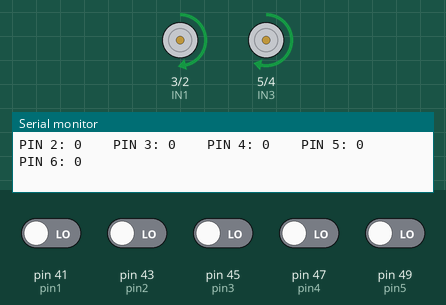
Bench run of a sketch on a simulated Arduino Mega 2560, built with avr-gcc and run on an emulated ATmega2560. Parts: motor-driver pin pairs drawn as motors (green arrow = first pin HIGH = forward, orange = second pin HIGH = backward, longer = more drive), the last lines printed to the serial monitor. The test bench sets the inputs (shaded band); at power-on: pin 41 (pin1), pin 43 (pin2), pin 45 (pin3), pin 47 (pin4), pin 49 (pin5) LOW.

Above: at 1.7 s.
At 4.0 s:
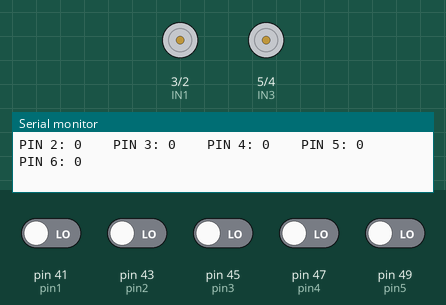
Timing chart, 0 to 5.2 s (numbered marks = the images above):
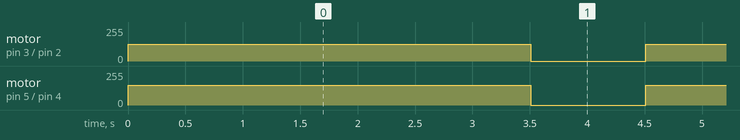

The sketch:

5chFlame.ino
```cpp
// Kode ini digunakan untuk mengkalibrasi sensitivitas  sensor flame agar jarak deteksi sesuai dengan yang diharapkan.

// Daftar pin input digital
const int pin1 = 41;
const int pin2 = 43;
const int pin3 = 45;
const int pin4 = 47;
const int pin5 = 49;

// Motor kiri
const int IN1 = 3;
const int IN2 = 2;

// Motor kanan
const int IN3 = 5;
const int IN4 = 4;


unsigned long curtime = 0;
unsigned long threeseconds = 3000;
unsigned long onesecond = 1000;
bool maju = true;

void setup() {
  // Set kelima pin sebagai input
  pinMode(pin1, INPUT);
  pinMode(pin2, INPUT);
  pinMode(pin3, INPUT);
  pinMode(pin4, INPUT);
  pinMode(pin5, INPUT);

    // Set pin sebagai output
  pinMode(IN1, OUTPUT);
  pinMode(IN2, OUTPUT);
  pinMode(IN3, OUTPUT);
  pinMode(IN4, OUTPUT);

  analogWrite(IN1, 0);
  analogWrite(IN2, 0);
  analogWrite(IN3, 0);
  analogWrite(IN4, 0);

  // Mulai komunikasi serial
  Serial.begin(9600);
}

void loop() {
  unsigned long time = millis();
  // Baca status masing-masing pin
  int status1 = digitalRead(pin1);
  int status2 = digitalRead(pin2);
  int status3 = digitalRead(pin3);
  int status4 = digitalRead(pin4);
  int status5 = digitalRead(pin5);

  if (maju) {
    if (time - curtime < threeseconds){
      // Gerak maju
      analogWrite(IN1, 125);
      analogWrite(IN2, 0);
      analogWrite(IN3, 150);
      analogWrite(IN4, 0);
    } else {
      maju = false;
      curtime = time;

    }
  } else {
    if (time - curtime < onesecond){
      analogWrite(IN1, 0);
      analogWrite(IN2, 0);
      analogWrite(IN3, 0);
      analogWrite(IN4, 0);
    } else {
      maju = true;
      curtime = time;
    }
  }

  // Tampilkan ke Serial Monitor
  Serial.print("PIN 2: "); Serial.print(status1);
  Serial.print("    PIN 3: "); Serial.print(status2);
  Serial.print("    PIN 4: "); Serial.print(status3);
  Serial.print("    PIN 5: "); Serial.print(status4);
  Serial.print("    PIN 6: "); Serial.println(status5);

  delay(500); // jeda 500 ms untuk pembacaan berikutnya
}
```

Measured:
- by itself, motor on pin 3 (IN1) / pin 2 (IN2): repeats every 4.0 s: stopped 1.0 s, forward 125/255 3.0 s
- by itself, motor on pin 5 (IN3) / pin 4 (IN4): repeats every 4.0 s: stopped 1.0 s, forward 150/255 3.0 s
